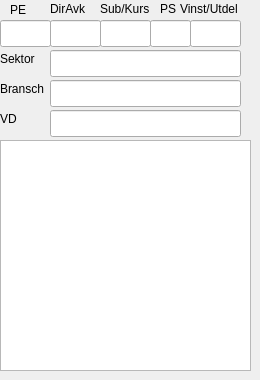
       <widget class="QWidget" name="Info">
        <attribute name="title">
         <string>Info</string>
        </attribute>
        <widget class="QLabel" name="label_23">
         <property name="geometry">
          <rect>
           <x>0</x>
           <y>80</y>
           <width>51</width>
           <height>17</height>
          </rect>
         </property>
         <property name="font">
          <font>
           <pointsize>9</pointsize>
          </font>
         </property>
         <property name="text">
          <string>Bransch</string>
         </property>
        </widget>
        <widget class="QLabel" name="label_24">
         <property name="geometry">
          <rect>
           <x>0</x>
           <y>110</y>
           <width>31</width>
           <height>17</height>
          </rect>
         </property>
         <property name="font">
          <font>
           <pointsize>9</pointsize>
          </font>
         </property>
         <property name="text">
          <string>VD</string>
         </property>
        </widget>
        <widget class="QLabel" name="label_25">
         <property name="geometry">
          <rect>
           <x>0</x>
           <y>50</y>
           <width>41</width>
           <height>17</height>
          </rect>
         </property>
         <property name="font">
          <font>
           <pointsize>9</pointsize>
          </font>
         </property>
         <property name="text">
          <string>Sektor</string>
         </property>
        </widget>
        <widget class="QLineEdit" name="lineEditMoreInfoSector_2">
         <property name="geometry">
          <rect>
           <x>50</x>
           <y>50</y>
           <width>191</width>
           <height>27</height>
          </rect>
         </property>
         <property name="font">
          <font>
           <pointsize>9</pointsize>
          </font>
         </property>
        </widget>
        <widget class="QLineEdit" name="lineEditMoreInfoBransch_2">
         <property name="geometry">
          <rect>
           <x>50</x>
           <y>80</y>
           <width>191</width>
           <height>27</height>
          </rect>
         </property>
         <property name="font">
          <font>
           <pointsize>9</pointsize>
          </font>
         </property>
        </widget>
        <widget class="QLineEdit" name="lineEditMoreInfoexecutiveDirector_2">
         <property name="geometry">
          <rect>
           <x>50</x>
           <y>110</y>
           <width>191</width>
           <height>27</height>
          </rect>
         </property>
         <property name="font">
          <font>
           <pointsize>9</pointsize>
          </font>
         </property>
        </widget>
        <widget class="QTextEdit" name="textEditMoreInfobusinessDescription_2">
         <property name="geometry">
          <rect>
           <x>0</x>
           <y>140</y>
           <width>251</width>
           <height>231</height>
          </rect>
         </property>
         <property name="font">
          <font>
           <pointsize>9</pointsize>
          </font>
         </property>
        </widget>
        <widget class="QLineEdit" name="lineEditEarningsDivByDividend_3">
         <property name="geometry">
          <rect>
           <x>190</x>
           <y>20</y>
           <width>51</width>
           <height>27</height>
          </rect>
         </property>
         <property name="font">
          <font>
           <pointsize>9</pointsize>
          </font>
         </property>
        </widget>
        <widget class="QLineEdit" name="lineEditPE_3">
         <property name="geometry">
          <rect>
           <x>0</x>
           <y>20</y>
           <width>51</width>
           <height>27</height>
          </rect>
         </property>
         <property name="font">
          <font>
           <pointsize>9</pointsize>
          </font>
         </property>
        </widget>
        <widget class="QLabel" name="label_28">
         <property name="geometry">
          <rect>
           <x>50</x>
           <y>0</y>
           <width>41</width>
           <height>17</height>
          </rect>
         </property>
         <property name="font">
          <font>
           <pointsize>9</pointsize>
          </font>
         </property>
         <property name="text">
          <string>DirAvk</string>
         </property>
        </widget>
        <widget class="QLineEdit" name="lineEditPs_3">
         <property name="geometry">
          <rect>
           <x>150</x>
           <y>20</y>
           <width>41</width>
           <height>27</height>
          </rect>
         </property>
         <property name="font">
          <font>
           <pointsize>9</pointsize>
          </font>
         </property>
        </widget>
        <widget class="QLabel" name="label_26">
         <property name="geometry">
          <rect>
           <x>10</x>
           <y>0</y>
           <width>21</width>
           <height>20</height>
          </rect>
         </property>
         <property name="font">
          <font>
           <pointsize>9</pointsize>
          </font>
         </property>
         <property name="text">
          <string>PE</string>
         </property>
        </widget>
        <widget class="QLineEdit" name="lineEditYield_3">
         <property name="geometry">
          <rect>
           <x>50</x>
           <y>20</y>
           <width>51</width>
           <height>27</height>
          </rect>
         </property>
         <property name="font">
          <font>
           <pointsize>9</pointsize>
          </font>
         </property>
        </widget>
        <widget class="QLabel" name="label_29">
         <property name="geometry">
          <rect>
           <x>160</x>
           <y>0</y>
           <width>16</width>
           <height>17</height>
          </rect>
         </property>
         <property name="font">
          <font>
           <pointsize>9</pointsize>
          </font>
         </property>
         <property name="text">
          <string>PS</string>
         </property>
        </widget>
        <widget class="QLabel" name="label_30">
         <property name="geometry">
          <rect>
           <x>180</x>
           <y>0</y>
           <width>71</width>
           <height>17</height>
          </rect>
         </property>
         <property name="font">
          <font>
           <pointsize>9</pointsize>
          </font>
         </property>
         <property name="text">
          <string>Vinst/Utdel</string>
         </property>
        </widget>
        <widget class="QLineEdit" name="lineEditNavDivLastStockPrice_3">
         <property name="geometry">
          <rect>
           <x>100</x>
           <y>20</y>
           <width>51</width>
           <height>27</height>
          </rect>
         </property>
         <property name="font">
          <font>
           <pointsize>9</pointsize>
          </font>
         </property>
        </widget>
        <widget class="QLabel" name="label_31">
         <property name="geometry">
          <rect>
           <x>100</x>
           <y>0</y>
           <width>51</width>
           <height>17</height>
          </rect>
         </property>
         <property name="font">
          <font>
           <pointsize>9</pointsize>
          </font>
         </property>
         <property name="text">
          <string>Sub/Kurs</string>
         </property>
        </widget>
       </widget>
